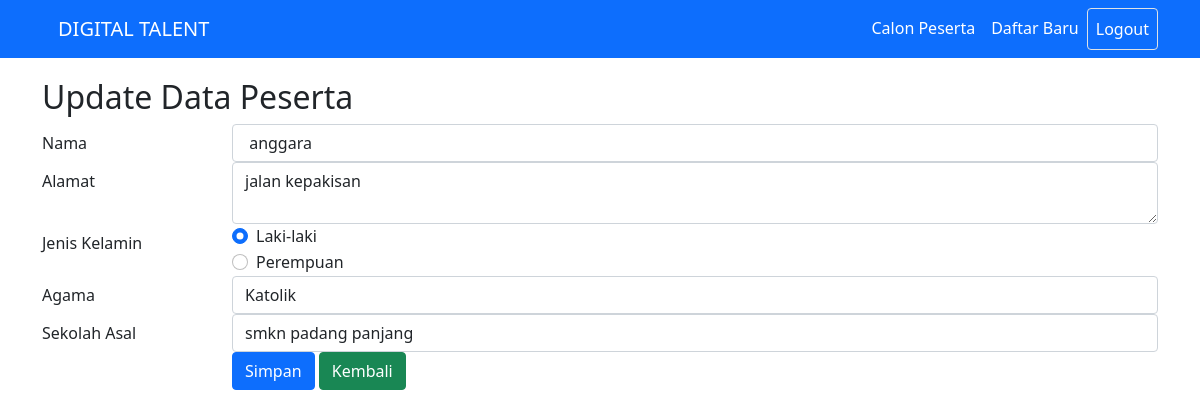
Screenshot of /index.php?fungsi=update&id_peserta=12 (signed in) with the database file from the repository.
### tables this page shows
CREATE TABLE `tb_siswa` (
  `id_peserta` int(11) NOT NULL,
  `nama_peserta` varchar(50) NOT NULL,
  `alamat` varchar(150) NOT NULL,
  `jenis_kelamin` enum('L','P') NOT NULL,
  `agama` varchar(50) NOT NULL,
  `sekolah_asal` varchar(50) NOT NULL
);

### index.php (the view, shortened to what this page needs)
<!DOCTYPE html>
<html>
<head>
    <link rel="stylesheet" href="assets/bootstrap.min.css" />
    <link rel="stylesheet" href="assets/style.css" />
</head>
<body>
    <nav class=" navbar navbar-expand-lg navbar-dark bg-primary">
        <div class="container">
            <a class="navbar-brand p-0" href="#">
                <a class="navbar-brand" href="index.php">DIGITAL TALENT</a>
            </a>
            <div class="collapse navbar-collapse" id="navbarNav">
                <ul class="navbar-nav ms-auto text-center">
                    <li class="nav-item">
                        <a class="nav-link text-white" href="index.php?fungsi=read">Calon Peserta</a>
                    </li>
                    <li class="nav-item">
                        <a class="nav-link text-white" href="index.php?fungsi=create">Daftar Baru</a>
                    </li>
                    <li class="nav-item">
                        <a class="nav-link text-white border rounded" href="logout.php">Logout</a>
                    </li>
                </ul>
            </div>
        </div>
    </nav>
    <?php
    include('koneksi.php');
    if (isset($_GET['fungsi'])){
        switch($_GET['fungsi']){
            case "update":
                update($db);
                break;
        }
    } else {
            mainpage();
    }
    ?>
    <?php
    function update($db){
        if (isset($_POST['btn_simpan'])){
            $id_peserta = $_POST['id_peserta'];
            $nama_peserta = $_POST['nama_peserta'];
            $alamat = $_POST['alamat'];
            $jenis_kelamin = $_POST['jenis_kelamin'];
            $agama = $_POST['agama'];
            $sekolah_asal = $_POST['sekolah_asal'];
            if(!empty($nama_peserta) && !empty($alamat) && !empty($jenis_kelamin) && !empty($agama) && !empty($sekolah_asal)){
                $sql = "UPDATE tb_siswa SET nama_peserta='$nama_peserta', alamat='$alamat', jenis_kelamin='$jenis_kelamin', agama='$agama', sekolah_asal='$sekolah_asal' WHERE id_peserta='$id_peserta'";
                $update = mysqli_query($db, $sql);
                if($update && isset($_GET['fungsi'])){
                    if($_GET['fungsi'] == 'update'){
                        header('location: index.php?fungsi=update_success');
                    }
                }
            } else {
                $pesan = "Tidak dapat menyimpan, data belum lengkap!";
            }
        } else {
            $id_peserta = $_GET['id_peserta'];
            $sql_peserta = "SELECT * FROM tb_siswa WHERE id_peserta=" . $id_peserta;
            $query_peserta = mysqli_query($db, $sql_peserta);
            $data_peserta = mysqli_fetch_assoc($query_peserta);
        }
        ?>
    <div class="container" style="margin-top:20px">
        <h2>Update Data Peserta</h2>
        <form action="index.php?fungsi=update" method="post">
            <div class="form-group row">
                <label class="col-sm-2 col-form-label">Nama</label>
                <div class="col-sm-10">
                    <input type="text" name="nama_peserta" class="form-control" size="4"
                        value=" <?php echo $data_peserta['nama_peserta']; ?>" required>
                </div>
            </div>
            <div class="form-group row">
                <label class="col-sm-2 col-form-label">Alamat</label>
                <div class="col-sm-10">
                    <textarea name="alamat" class="form-control"
                        required><?php echo $data_peserta['alamat']; ?></textarea>
                </div>
            </div>
            <div class="form-group row">
                <label class="col-sm-2 col-form-label">Jenis Kelamin</label>
                <div class="col-sm-10">
                    <div class="form-check">
                        <input type="radio" class="form-check-input" name="jenis_kelamin" value="Laki-laki"
                            <?php if($data_peserta['jenis_kelamin'] == 'L'){ echo 'checked'; } ?> required>
                        <label class="form-check-label">Laki-laki</label>
                    </div>
                    <div class="form-check">
                        <input type="radio" class="form-check-input" name="jenis_kelamin" value="Perempuan"
                            <?php if($data_peserta['jenis_kelamin'] == 'P'){ echo 'checked'; } ?> required>
                        <label class="form-check-label">Perempuan</label>
                    </div>
                </div>
            </div>
            <div class="form-group row">
                <label class="col-sm-2 col-form-label">Agama</label>
                <div class="col-sm-10">
                    <select name="agama" class="form-control" required>
                        <option value="Katolik" <?php if($data_peserta['agama'] == 'Katolik'){ echo 'selected'; } ?>>
                            Katolik</option>
                    </select>
                </div>
            </div>
            <div class="form-group row">
                <label class="col-sm-2 col-form-label">Sekolah Asal</label>
                <div class="col-sm-10">
                    <input type="text" name="sekolah_asal" class="form-control"
                        value="<?php echo $data_peserta['sekolah_asal']; ?>" required>
                </div>
            </div>
            <div class="form-group row">
                <label class="col-sm-2 col-form-label">&nbsp;</label>
                <div class="col-sm-10">
                    <input type="submit" name="btn_simpan" class="btn btn-primary" value="Simpan">
                    <a href="index.php" class="btn btn-success" role="button">Kembali</a>
                </div>
            </div>
        </form>
    </div>
    <?php
    }
     ?>
</body>
</html>

### assets/style.css (style rules this page uses)
body { margin: 0; padding: 0; overflow-x: hidden; }

### rows the page displays
tb_siswa: nama_peserta "anggara", alamat "jalan kepakisan", jenis_kelamin "☑", agama "Katolik", sekolah_asal "smkn padang panjang"
